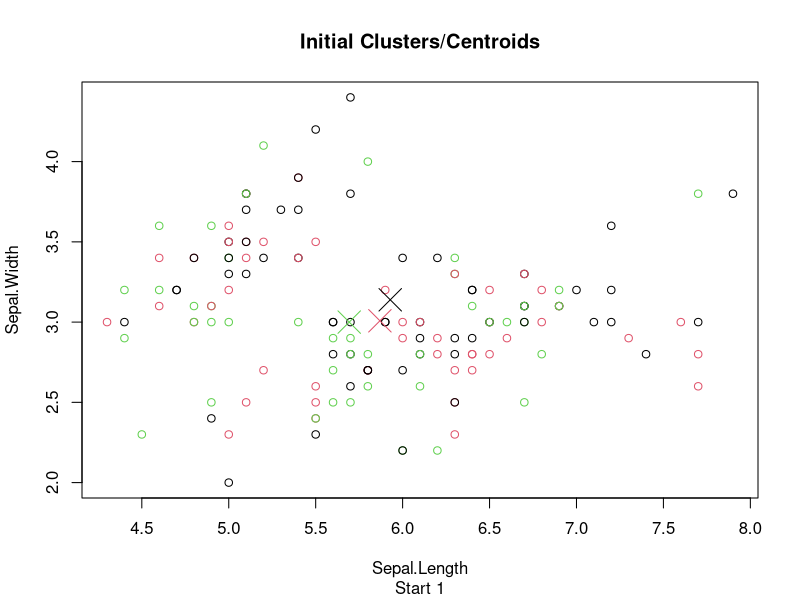
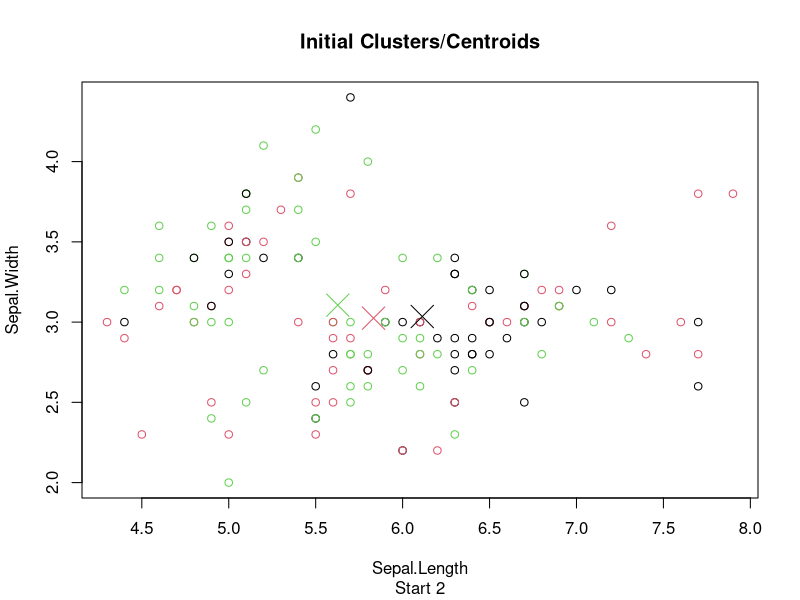
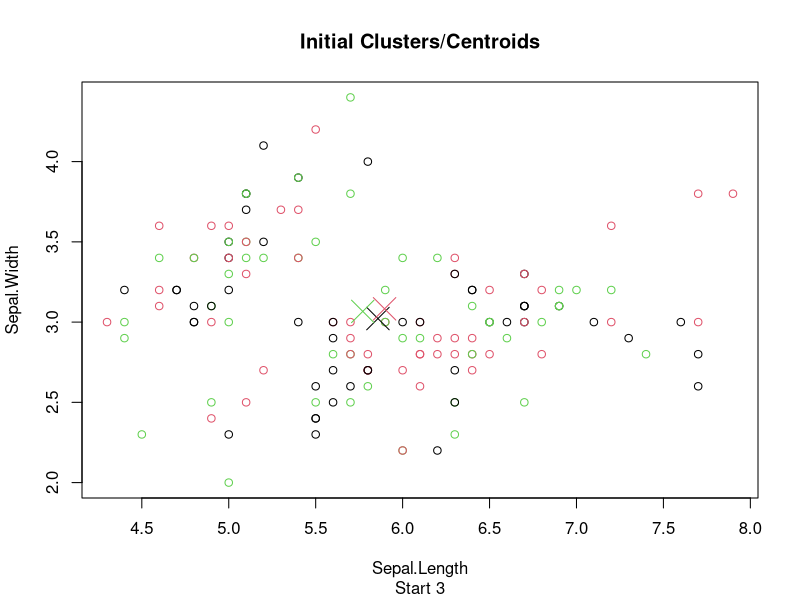
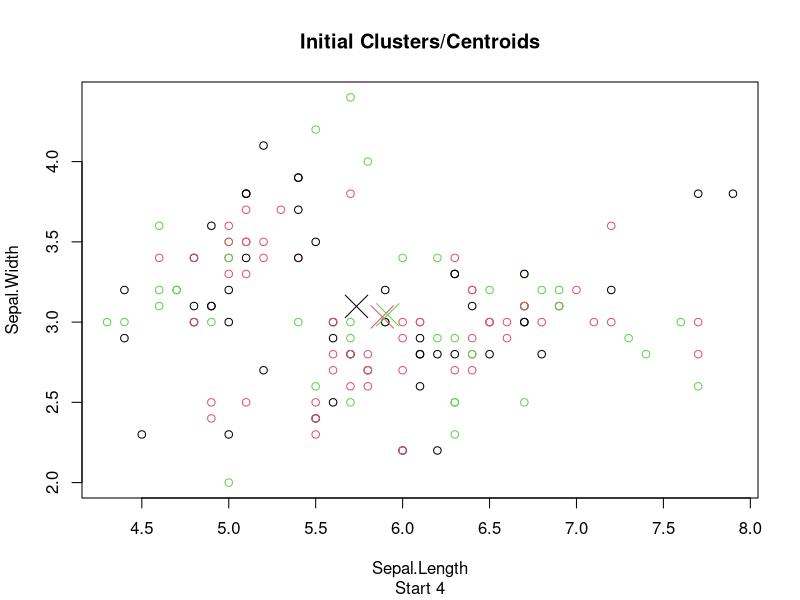
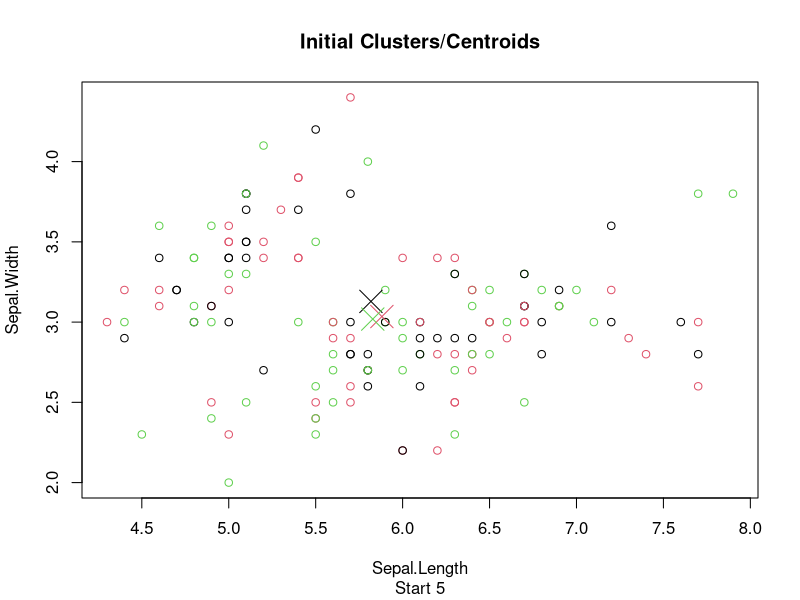

These charts were generated, in order, by the following R code: (Note: a time limit stopped this script after it produced the figures.)
hw_kmeans <- function(x, k, colx, coly, msg=FALSE, doPlot=FALSE, animation=FALSE, interval=0.07, nstart=5, random=FALSE) {
  get_centroids <- function(x, k, randomFlag){
    #split data into clusters
    splitx <- split(x, x$cluster)
    #find dimensions of data, initialise centroids & get column names of data
    dimensions <- ncol(x)-1
    centroids <- x[0,]
    columnNames <- colnames(centroids)
    #if random option is set to false calcluate means as centroids
    if (!randomFlag){
      #loop through clusters
      for (c in 1:k) {
        clusterCentroids <- c()
        cluster <- data.frame(splitx[c])
        #loop through dimensions
        for (d in 1:dimensions) {
          #get mean of the dimension for the cluster
          clusterCentroids <- append(clusterCentroids,mean(cluster[,d]))
        }
        #add the means of all the dimensions for each cluster
        clusterCentroids <- append(clusterCentroids,c)
        centroids <-rbind(centroids,clusterCentroids)
      }
    } else {
      #random option is selected so select a random point from each cluster as centroid
      for (d in splitx){
      centroids <- rbind(centroids,d[sample(nrow(d), 1),])
      }
    }
    #add the column names
    colnames(centroids) <- columnNames
    return(centroids)
  }
  
  get_sum_of_squares <- function (x,k,centroids) {
    error <- 0
    #split data into clusters
    splitx <- split(x, x$cluster)
    dimensions <- ncol(x)-1
    #loop through clusters
    for (c in 1:k) {
      cluster <- data.frame(splitx[c])
      #loop through dimensions
      for (d in 1:dimensions) {
        ssd <- 0
        #loop through rows in dimension
        for (m in cluster[,d]) {
          ssd <- ssd + ((m-centroids[c,d])^2)
        }
        ssd < ssd/(nrow(cluster[,d])-1)
        #add dimension error to total
        error <- error + ssd
      }
    }
    return(error)
  }
  
  referenceError<-Inf
  
  for (s in 1:nstart) {
    
    cat('Start ', s, '\n')
    
    #Assign points to cluster at random
    cluster <- sample(1:k,nrow(x),replace = TRUE)
    x$cluster <- cluster
    
    #index for sorting
    x$index <- as.numeric(row.names(x))
    
    #set initial centroids as means of clusters
    centroids <- get_centroids(x,k,random)
    
    if(doPlot){
      #plot intial clusters and centroids
      plot(x[c(colx,coly)],col=x$cluster,main='Initial Clusters/Centroids',sub=paste('Start',s,sep=' '))
      points(centroids[c(colx,coly)],col=centroids$cluster,pch=4, cex=3)
    }
    
    #iterate until
    i <- 1
    while (TRUE) {
      convergence <- TRUE
      #shuffle data
      x <- x[sample(nrow(x)),]
      #loop through points
      for (r in 1:nrow(x)) {
        #add a delay for animation
        if (animation) {
          Sys.sleep(interval)
        }
        p <- x[r,]
        #get initial cluster to check for convergence 
        initialCluster <- x[r,]$cluster
        newCluster <- 0
        testError <- Inf
        
        #check which cluster to reassign to if any
        #loop through clusters
        for (c in 1:k) {
          if(msg){
            cat('Testing row ',r,' in cluster ',c,'\n')
          }
      
          #set cluster of row being tested
          x[r,]$cluster <- c
          
          #calculate centroids for cluster including new point
          testCentroids <- get_centroids(x,k,FALSE)
          
          #calculate sum of squares for cluster with row
          currentError <- get_sum_of_squares(x,k,testCentroids)
          
          if(currentError < testError) {
            newCluster <- c
            testError <- currentError
            centroids <- testCentroids
            if (msg) {
              cat('Cluster for row ',r,' is ',newCluster,'\n')
            }
          }
        }
        
        x[r,]$cluster <- newCluster
        
        #plot data with point being tested
        if (animation){
          plot(x[c(colx,coly)],col=x$cluster,main='Clustering in Progress',sub=paste('Iteration', i, 'Point', r, 'Start', s, sep=' '))
          points(p[c(colx,coly)],col=p$cluster,pch=19, cex=1)
          points(centroids[c(colx,coly)],col=centroids$cluster,pch=4, cex=3) 
        }
        #if a cluster has moved loop again
        if (initialCluster != newCluster) {
          convergence = FALSE
        }
      }
      #if we have reached convergence stop iterating
      if(convergence){
        break
      }
      i<-i+1
    }
    
    #calculate sum of squares of clustering start
    currentError <- get_sum_of_squares(x,k,centroids)
    cat('Error of current cluster ', currentError, '\n')
    
    #if it is the lowest save it to return
    if (currentError < referenceError) {
      cat('Iteration ', s, ' is the new champion. Current Error=', currentError, '\n')
      startReturn <- s
      clusterReturn <- x
      centroidsReturn <- centroids
      referenceError <- currentError
    } 
  }
  
  if(doPlot){
    #plot final clusters
    plot(clusterReturn[c(colx,coly)],col=clusterReturn$cluster,main='Final Clusters', sub=paste('Start', startReturn, sep=' '))
    points(centroidsReturn[c(colx,coly)],col=centroidsReturn$cluster,pch=4, cex=3)
  }
  
  #reorder data to return
  #TODO: Fix Class return
  toReturn <- list(clusterReturn[order(clusterReturn$index), ], centroidsReturn)
  class(toReturn) <- 'Cluster'
  return(toReturn)
}


#iris
newiris <- iris
newiris$Species <- NULL
#newiris

first="Sepal.Length"
second="Sepal.Width"

#kc <- kmeans(newiris, 3)
kc <- hw_kmeans(newiris,3, first, second, doPlot = TRUE, random=FALSE)

kc
#table(iris$Species, kc[1]$cluster)

#plot(newiris[c(first, second)], col=kc$cluster)
#points(kc$centers[,c(first, second)], col=1:3, pch=8, cex=2)
